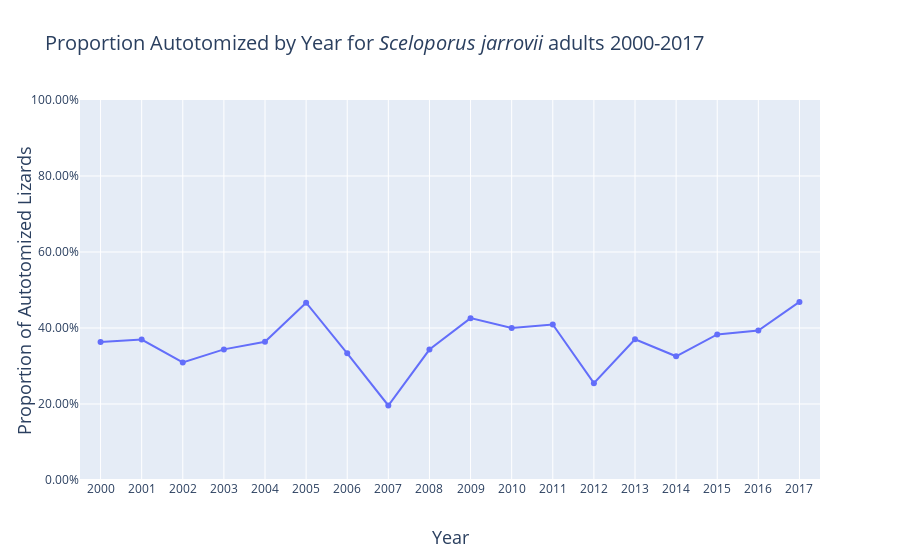

Notebook code cell kept with this figure:
### Code cell
Sjarrovii = go.Scatter(x = populationSize_aut.loc[(populationSize_aut.propAutotomized.notna())].year
           , y = populationSize_aut.loc[(populationSize_aut.propAutotomized.notna())].propAutotomized
          ,name = 'Autotomized <i>S. jarrovii</i>')



data = [Sjarrovii]
layout = go.Layout(
    title = 'Proportion Autotomized by Year for <i>Sceloporus jarrovii</i> adults 2000-2017',
    titlefont = dict(
        size = 20),
    xaxis = dict(
        dtick = 1,
        title = 'Year',
        titlefont = dict(
            size = 18),
        range = [1999.5,2017.5]),
    yaxis = dict(
        tickformat=".2%",
        title = 'Proportion of Autotomized Lizards',
        titlefont = dict(
            size = 18),
    range=[0,1])
)
fig = go.Figure(
        data = data,
        layout = layout)
iplot(fig, filename = 'Proportion Autotomized by Year for Sceloporus jarrovii adults 2000-2017 56 plus.html')
plot(fig, filename = 'Proportion Autotomized by Year for Sceloporus jarrovii adults 2000-2017 56 plus.html')

### Figure 1 — Plotly figure (JSON) as saved in the notebook; plotly's stock layout.template omitted (floating-point values rounded to 4 significant figures)
{"data": [{"name": "Autotomized <i>S. jarrovii</i>", "type": "scatter", "x": [2000, 2001, 2002, 2003, 2004, 2005, 2006, 2007, 2008, 2009, 2010, 2011, 2012, 2013, 2014, 2015, 2016, 2017], "y": [0.3629, 0.3696, 0.3093, 0.3438, 0.3636, 0.4667, 0.3333, 0.1961, 0.3433, 0.4259, 0.4, 0.4091, 0.2549, 0.3704, 0.3256, 0.383, 0.3934, 0.4688]}], "layout": {"title": {"font": {"size": 20}, "text": "Proportion Autotomized by Year for <i>Sceloporus jarrovii</i> adults 2000-2017"}, "xaxis": {"dtick": 1, "range": [2000.0, 2018.0], "title": {"font": {"size": 18}, "text": "Year"}}, "yaxis": {"range": [0, 1], "tickformat": ".2%", "title": {"font": {"size": 18}, "text": "Proportion of Autotomized Lizards"}}}}
